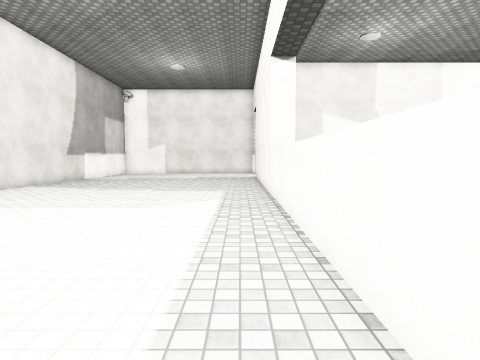
view 1 (above)

19 first-person views from a walk through a scene from a Unity 3-D project. The camera is 1.4 m above the floor, tilts 4° down and sees 75° across. Doors are open. The floor is counted in squares, 1 m on a side. Each view is taken from the middle of a square. On the plan, view 1 faces up. The plan holds only what a view shows up to about 14 squares ahead; the rest is blank. The place goes on beyond the plan. The player is left out. Surface patterns are stand-ins for the level's own textures.

view 2
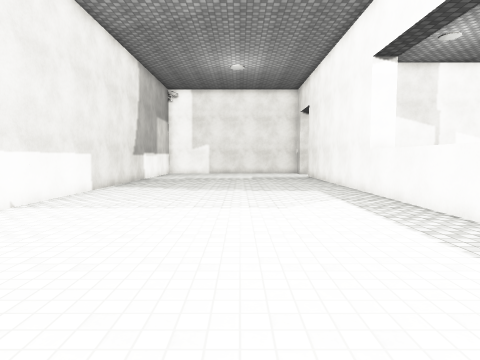

view 3
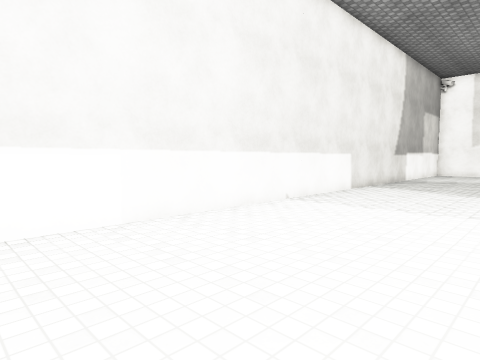

view 4
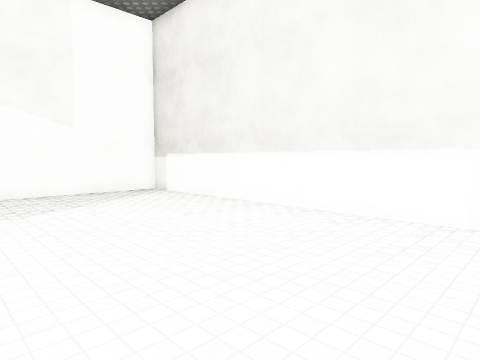

view 5
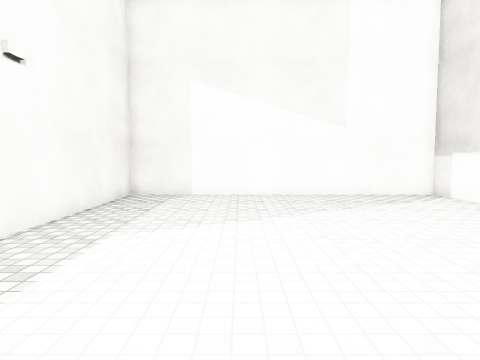

view 6
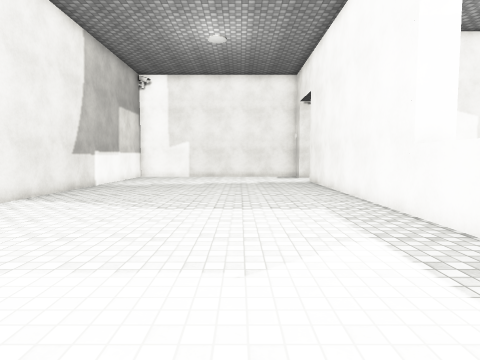

view 7
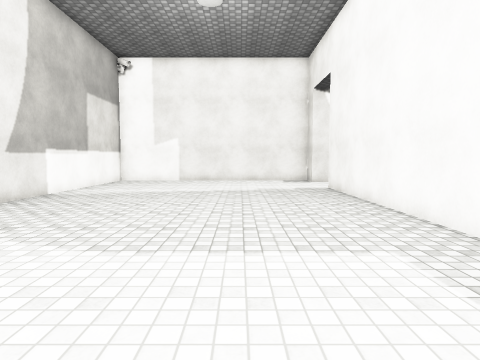

view 8
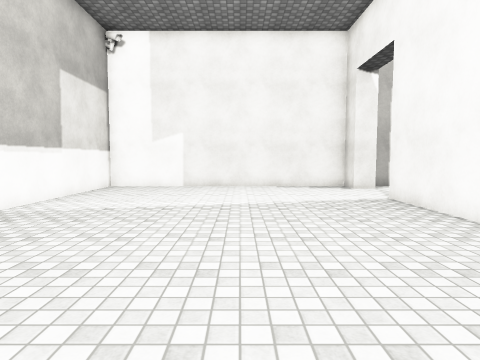

view 9
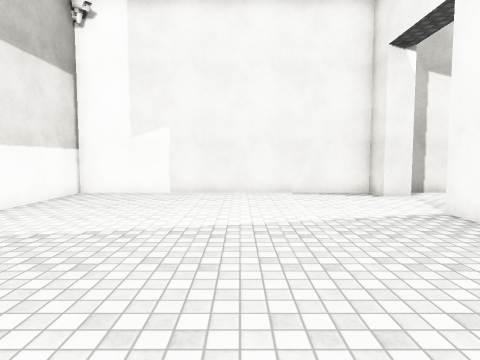

view 10
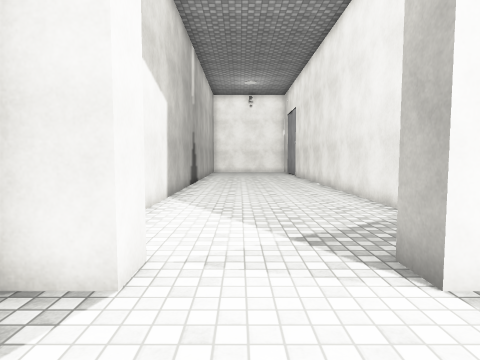

view 11
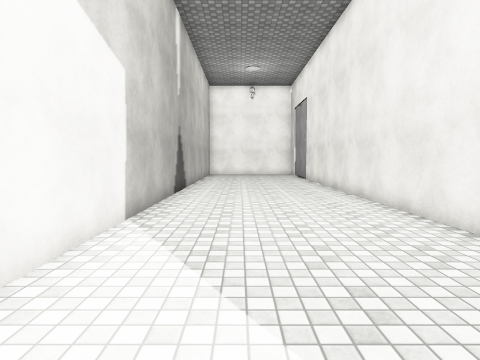

view 12
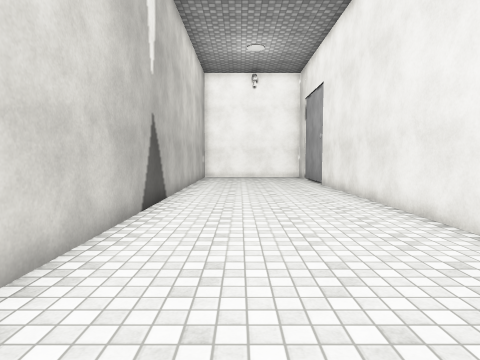

view 13
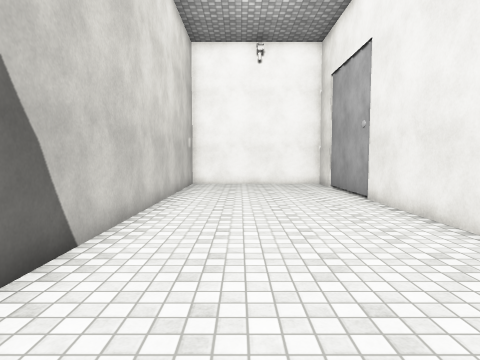

view 14
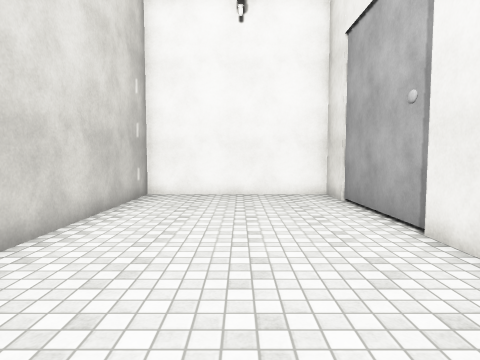

view 15
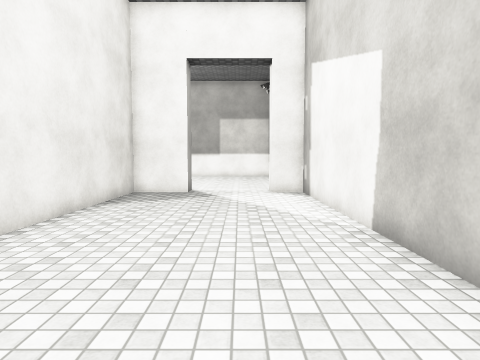

view 16
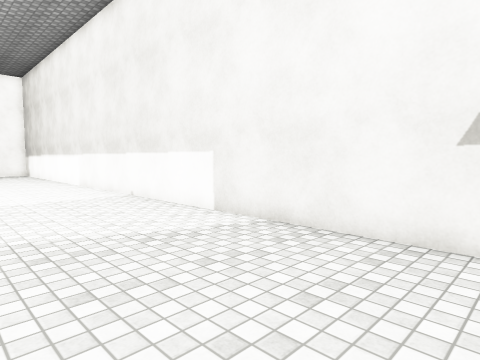

view 17
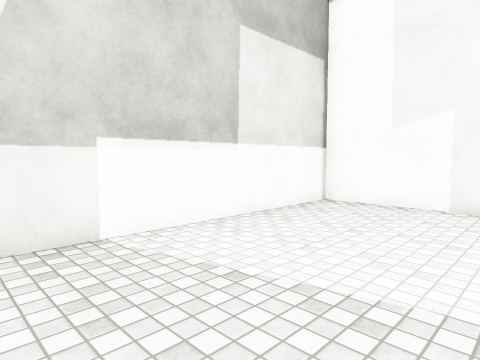

view 18
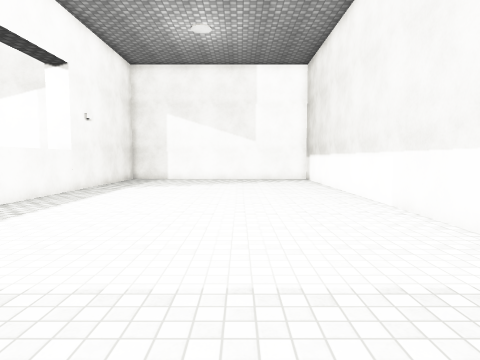

view 19
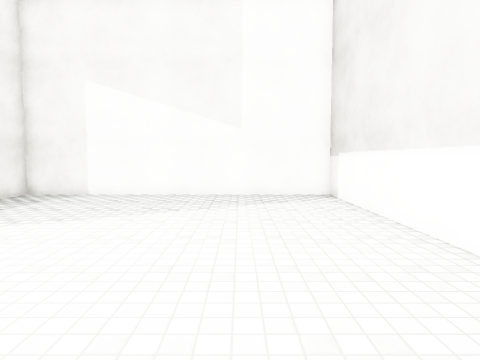

### Floor plan
Points are (right, up) in squares from view 1. A wall is a line through its corners. A room is listed if a view was taken in it or the views show most of it. See-through windows are left out.
Room 1 (views 1, 2, 3, 4, 5, 6, 7, 8, 9, 10, 16, 17, 18, 19)
walls: (1.2, 27.3) (1.2, 28.6) (-10.5, 28.6) (-10.5, -9) (1.2, -9) (1.2, 23.9)
ways out: open door at (1, 25.5) to room 2
Room 2 (views 11, 12, 13, 14, 15)
walls: (1.2, 23.9) (2.2, 23.9) (2.2, 21.6) (29.1, 21.6) (29.1, 28.6) (2.2, 28.6) (2.2, 27.3) (1.2, 27.3)
ways out: open door at (1, 25.5) to room 1

Where each view was taken, in squares from view 1:
view 1: 0 up, 0 right, facing up
view 2: 0 up, 4 left, facing up
view 3: 0 up, 4 left, facing up-left
view 4: 4 up, 3 left, facing down-left
view 5: 3 up, 3 left, facing down
view 6: 5 up, 3 left, facing up
view 7: 9 up, 3 left, facing up
view 8: 13 up, 4 left, facing up
view 9: 16 up, 4 left, facing up
view 10: 26 up, 2 left, facing right
view 11: 26 up, 2 right, facing right
view 12: 26 up, 6 right, facing right
view 13: 26 up, 12 right, facing right
view 14: 25 up, 17 right, facing right
view 15: 26 up, 15 right, facing left
view 16: 20 up, 5 left, facing down-left
view 17: 19 up, 5 left, facing up-left
view 18: 12 up, 6 left, facing down
view 19: 3 up, 7 left, facing down
